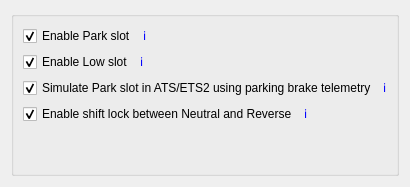
          <widget class="QWidget" name="tab_5">
           <attribute name="title">
            <string>Other settings</string>
           </attribute>
           <layout class="QGridLayout" name="gridLayout_11">
            <item row="0" column="0">
             <widget class="QGroupBox" name="groupBox_8">
              <property name="styleSheet">
               <string notr="true"/>
              </property>
              <property name="title">
               <string/>
              </property>
              <property name="flat">
               <bool>true</bool>
              </property>
              <layout class="QVBoxLayout" name="verticalLayout_5">
               <item>
                <layout class="QHBoxLayout" name="horizontalLayout_22">
                 <item>
                  <widget class="QCheckBox" name="prndl_enableParkSlotCheckBox">
                   <property name="text">
                    <string>Enable Park slot</string>
                   </property>
                   <property name="checked">
                    <bool>true</bool>
                   </property>
                  </widget>
                 </item>
                 <item>
                  <widget class="QLabel" name="label_2">
                   <property name="sizePolicy">
                    <sizepolicy hsizetype="MinimumExpanding" vsizetype="Preferred">
                     <horstretch>0</horstretch>
                     <verstretch>0</verstretch>
                    </sizepolicy>
                   </property>
                   <property name="text">
                    <string>&lt;a href=&quot;https://kgmonteith.github.io/BonusFFB/prndl/#enable-park-slot&quot; style=&quot;text-decoration: none&quot;&gt;ℹ️&lt;/a&gt;</string>
                   </property>
                   <property name="alignment">
                    <set>Qt::AlignmentFlag::AlignLeading|Qt::AlignmentFlag::AlignLeft|Qt::AlignmentFlag::AlignVCenter</set>
                   </property>
                   <property name="openExternalLinks">
                    <bool>true</bool>
                   </property>
                  </widget>
                 </item>
                </layout>
               </item>
               <item>
                <layout class="QHBoxLayout" name="horizontalLayout_23">
                 <item>
                  <widget class="QCheckBox" name="prndl_enableLowSlotCheckBox">
                   <property name="sizePolicy">
                    <sizepolicy hsizetype="Minimum" vsizetype="Fixed">
                     <horstretch>0</horstretch>
                     <verstretch>0</verstretch>
                    </sizepolicy>
                   </property>
                   <property name="text">
                    <string>Enable Low slot</string>
                   </property>
                   <property name="checked">
                    <bool>true</bool>
                   </property>
                  </widget>
                 </item>
                 <item>
                  <widget class="QLabel" name="label_8">
                   <property name="sizePolicy">
                    <sizepolicy hsizetype="MinimumExpanding" vsizetype="Preferred">
                     <horstretch>0</horstretch>
                     <verstretch>0</verstretch>
                    </sizepolicy>
                   </property>
                   <property name="text">
                    <string>&lt;a href=&quot;https://kgmonteith.github.io/BonusFFB/prndl/#enable-low-slot&quot; style=&quot;text-decoration: none&quot;&gt;ℹ️&lt;/a&gt;</string>
                   </property>
                   <property name="alignment">
                    <set>Qt::AlignmentFlag::AlignLeading|Qt::AlignmentFlag::AlignLeft|Qt::AlignmentFlag::AlignVCenter</set>
                   </property>
                   <property name="openExternalLinks">
                    <bool>true</bool>
                   </property>
                  </widget>
                 </item>
                </layout>
               </item>
               <item>
                <layout class="QHBoxLayout" name="horizontalLayout_21">
                 <item>
                  <widget class="QCheckBox" name="prndl_simulateParkUsingTelemetryCheckBox">
                   <property name="text">
                    <string>Simulate Park slot in ATS/ETS2 using parking brake telemetry</string>
                   </property>
                   <property name="checked">
                    <bool>true</bool>
                   </property>
                  </widget>
                 </item>
                 <item>
                  <widget class="QLabel" name="label">
                   <property name="sizePolicy">
                    <sizepolicy hsizetype="Expanding" vsizetype="Preferred">
                     <horstretch>0</horstretch>
                     <verstretch>0</verstretch>
                    </sizepolicy>
                   </property>
                   <property name="text">
                    <string>&lt;a href=&quot;https://kgmonteith.github.io/BonusFFB/prndl/#simulate-park-slot-in-atsets2-using-parking-brake-telemetry&quot; style=&quot;text-decoration: none&quot;&gt;ℹ️&lt;/a&gt;</string>
                   </property>
                   <property name="alignment">
                    <set>Qt::AlignmentFlag::AlignLeading|Qt::AlignmentFlag::AlignLeft|Qt::AlignmentFlag::AlignVCenter</set>
                   </property>
                   <property name="openExternalLinks">
                    <bool>true</bool>
                   </property>
                  </widget>
                 </item>
                </layout>
               </item>
               <item>
                <layout class="QHBoxLayout" name="horizontalLayout_24">
                 <item>
                  <widget class="QCheckBox" name="prndl_shiftLockFromNeutralToReverseCheckBox">
                   <property name="text">
                    <string>Enable shift lock between Neutral and Reverse</string>
                   </property>
                   <property name="checked">
                    <bool>true</bool>
                   </property>
                  </widget>
                 </item>
                 <item>
                  <widget class="QLabel" name="label_18">
                   <property name="sizePolicy">
                    <sizepolicy hsizetype="Expanding" vsizetype="Preferred">
                     <horstretch>0</horstretch>
                     <verstretch>0</verstretch>
                    </sizepolicy>
                   </property>
                   <property name="text">
                    <string>&lt;a href=&quot;https://kgmonteith.github.io/BonusFFB/prndl/#enable-shift-lock-between-neutral-and-reverse&quot; style=&quot;text-decoration: none&quot;&gt;ℹ️&lt;/a&gt;</string>
                   </property>
                   <property name="alignment">
                    <set>Qt::AlignmentFlag::AlignLeading|Qt::AlignmentFlag::AlignLeft|Qt::AlignmentFlag::AlignVCenter</set>
                   </property>
                   <property name="openExternalLinks">
                    <bool>true</bool>
                   </property>
                  </widget>
                 </item>
                </layout>
               </item>
               <item>
                <spacer name="verticalSpacer_3">
                 <property name="orientation">
                  <enum>Qt::Orientation::Vertical</enum>
                 </property>
                 <property name="sizeHint" stdset="0">
                  <size>
                   <width>20</width>
                   <height>40</height>
                  </size>
                 </property>
                </spacer>
               </item>
              </layout>
             </widget>
            </item>
           </layout>
          </widget>
